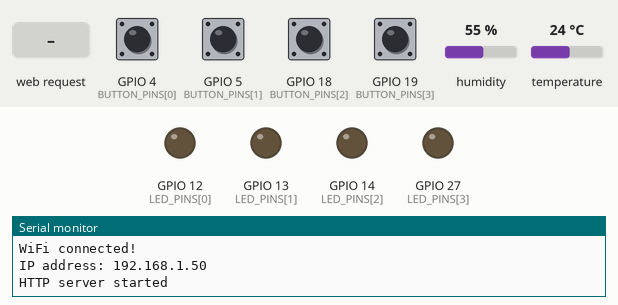
Recording of a sketch running on a simulated ESP32. On the bench: output pins drawn as LEDs (lit = HIGH), the last lines printed to the serial monitor. Inputs (shaded band) come from the test bench; at power-on: GPIO 4 (BUTTON_PINS[0]), GPIO 5 (BUTTON_PINS[1]), GPIO 18 (BUTTON_PINS[2]), GPIO 19 (BUTTON_PINS[3]) HIGH, humidity 55 %, temperature 24 °C. WiFi joins after 1.5 s; servers stay silent unless stated.

Above: at 3.3 s.
3.4 s: GPIO 4 (BUTTON_PINS[0]) pulled LOW for 0.15 s
At 4.6 s:
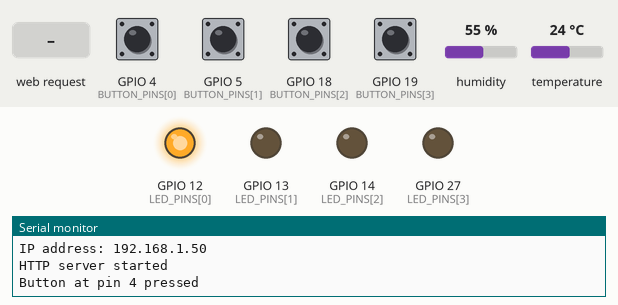
5.0 s: GPIO 5 (BUTTON_PINS[1]) pulled LOW for 0.15 s
At 6.2 s:
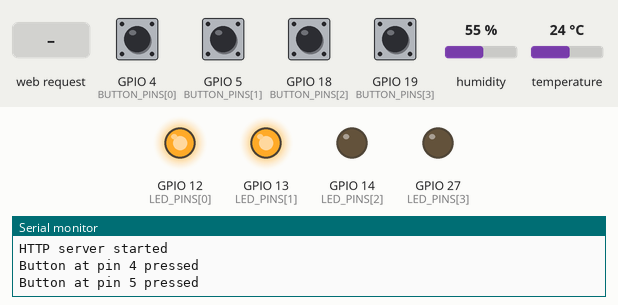
6.6 s: GPIO 18 (BUTTON_PINS[2]) pulled LOW for 0.15 s
At 7.6 s:
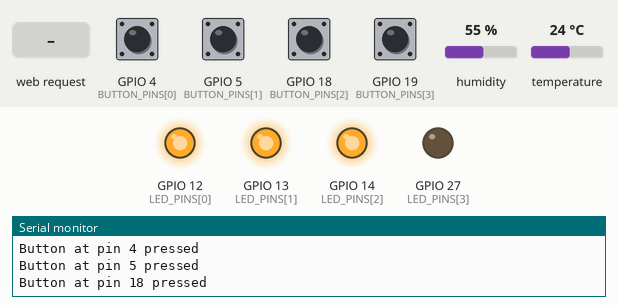
8.2 s: GPIO 19 (BUTTON_PINS[3]) pulled LOW for 0.15 s
At 8.5 s:
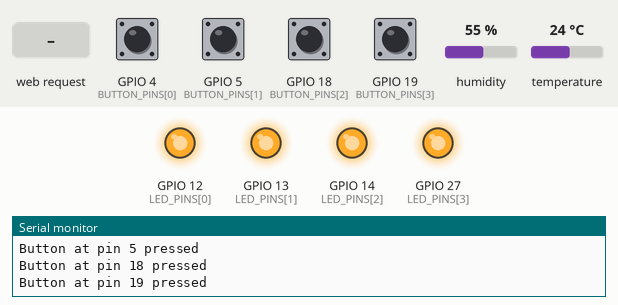
9.8 s: HTTP request GET /led1 received
At 11.0 s:
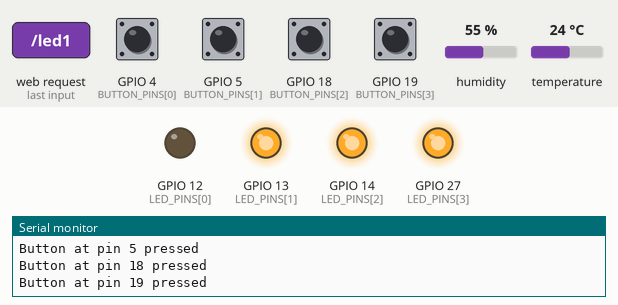
11.3 s: HTTP request GET /led2 received
At 12.3 s:
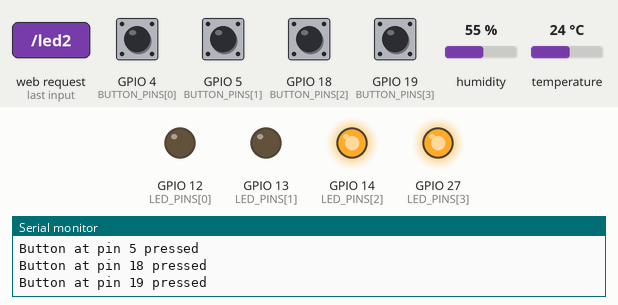
Timing chart, 0 to 13.8 s (numbered marks = the images above; inputs shaded):
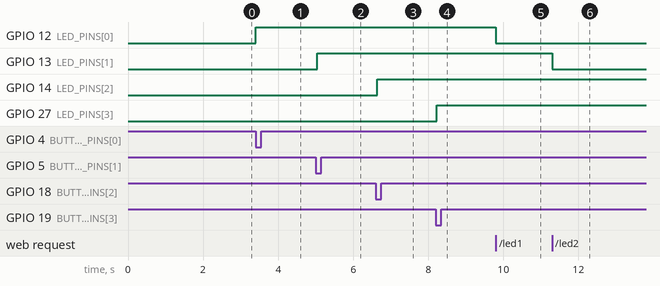

Measured:
- after the input at 3.4 s, GPIO 12 (LED_PINS[0]): LOW → HIGH at once
- after the input at 5.0 s, GPIO 13 (LED_PINS[1]): LOW → HIGH at once
- after the input at 6.6 s, GPIO 14 (LED_PINS[2]): LOW → HIGH after 0.05 s
- after the input at 8.2 s, GPIO 27 (LED_PINS[3]): LOW → HIGH at once
- after the input at 9.8 s, GPIO 12 (LED_PINS[0]): HIGH → LOW at once
- after the input at 11.3 s, GPIO 13 (LED_PINS[1]): HIGH → LOW at once

The sketch:

4LED_DHT_Wifi_Button.ino
```cpp
#include <WiFi.h>
#include <WebServer.h>
#include "DHT.h"

const char* ssid = ".?";  // Tên của mạng WiFi
const char* password = "hhhhhhhh";  // Mật khẩu WiFi

WebServer server(80);

// Cấu hình chân GPIO cho 4 đèn LED và các nút nhấn
const int NUM_BUTTONS = 4;
const int BUTTON_PINS[NUM_BUTTONS] = {4, 5, 18, 19};
const int LED_PINS[NUM_BUTTONS] = {12, 13, 14, 27};

// Các biến trạng thái
bool LEDStatus[NUM_BUTTONS] = {LOW, LOW, LOW, LOW};
boolean button_states[NUM_BUTTONS] = {HIGH, HIGH, HIGH, HIGH};
unsigned long lastDebounceTimes[NUM_BUTTONS] = {0, 0, 0, 0};
const unsigned long debounceDelay = 50;  // Thời gian trễ để chống rung nút

// Cấu hình cảm biến DHT
#define DHTPIN 15
#define DHTTYPE DHT11
DHT dht(DHTPIN, DHTTYPE);

float temperature;
float humidity;

void setup() {
  Serial.begin(115200);
  delay(100);

  // Cấu hình các chân
  for (int i = 0; i < NUM_BUTTONS; i++) {
    pinMode(BUTTON_PINS[i], INPUT_PULLUP);
    pinMode(LED_PINS[i], OUTPUT);
    digitalWrite(LED_PINS[i], LOW); // Ban đầu tắt tất cả các đèn LED
  }

  // Khởi động cảm biến DHT
  dht.begin();

  // Kết nối với Wi-Fi
  Serial.println("Connecting to WiFi...");
  WiFi.begin(ssid, password);

  while (WiFi.status() != WL_CONNECTED) {
    delay(1000);
    Serial.print(".");
  }

  Serial.println("");
  Serial.println("WiFi connected!");
  Serial.print("IP address: ");
  Serial.println(WiFi.localIP());

  // Cấu hình các URL endpoint
  server.on("/", handleRoot);
  server.on("/led1", []() { handleLED(0); });
  server.on("/led2", []() { handleLED(1); });
  server.on("/led3", []() { handleLED(2); });
  server.on("/led4", []() { handleLED(3); });
  server.on("/status", handleStatus);
  server.onNotFound(handleNotFound);

  server.begin();
  Serial.println("HTTP server started");
}

void loop() {
  server.handleClient();

  // Kiểm tra trạng thái các nút nhấn và cập nhật LED tương ứng
  for (int i = 0; i < NUM_BUTTONS; i++) {
    handleButton(i);
    digitalWrite(LED_PINS[i], LEDStatus[i] ? HIGH : LOW);
  }
}

void handleRoot() {
  server.send(200, "text/html", SendHTML());
}

void handleLED(int index) {
  LEDStatus[index] = !LEDStatus[index];  // Chuyển đổi trạng thái của LED chỉ định
  digitalWrite(LED_PINS[index], LEDStatus[index] ? HIGH : LOW); // Cập nhật trạng thái LED
  server.send(200, "text/html", SendHTML());
}

void handleStatus() {
  // Đọc dữ liệu từ cảm biến DHT
  temperature = dht.readTemperature();
  humidity = dht.readHumidity();

  // Kiểm tra xem dữ liệu đọc từ cảm biến có hợp lệ không
  if (isnan(temperature) || isnan(humidity)) {
    server.send(500, "text/plain", "Failed to read from DHT sensor!");
    return;
  }

  // Tạo HTML để trả về trạng thái LED và thông tin cảm biến
  String statusHTML = "<div class=\"container\">\n";

  // Khối điều khiển LED (2 cái 1 hàng)
  statusHTML += "<div class=\"led-controls\">\n";
  statusHTML += "<div class=\"led-row\">\n";
  statusHTML += "<div class=\"led\">\n";
  statusHTML += "<p>Living Room: " + String(LEDStatus[0] ? "ON" : "OFF") + "</p>\n";
  statusHTML += "<a class=\"button " + String(LEDStatus[0] ? "button-off" : "button-on") + "\" href=\"/led1\">" + String(LEDStatus[0] ? "OFF" : "ON") + "</a>\n";
  statusHTML += "</div>\n";

  statusHTML += "<div class=\"led\">\n";
  statusHTML += "<p>Dining Room: " + String(LEDStatus[1] ? "ON" : "OFF") + "</p>\n";
  statusHTML += "<a class=\"button " + String(LEDStatus[1] ? "button-off" : "button-on") + "\" href=\"/led2\">" + String(LEDStatus[1] ? "OFF" : "ON") + "</a>\n";
  statusHTML += "</div>\n";
  statusHTML += "</div>\n";

  statusHTML += "<div class=\"led-row\">\n";
  statusHTML += "<div class=\"led\">\n";
  statusHTML += "<p>Bedroom 1: " + String(LEDStatus[2] ? "ON" : "OFF") + "</p>\n";
  statusHTML += "<a class=\"button " + String(LEDStatus[2] ? "button-off" : "button-on") + "\" href=\"/led3\">" + String(LEDStatus[2] ? "OFF" : "ON") + "</a>\n";
  statusHTML += "</div>\n";

  statusHTML += "<div class=\"led\">\n";
  statusHTML += "<p>Bedroom 2: " + String(LEDStatus[3] ? "ON" : "OFF") + "</p>\n";
  statusHTML += "<a class=\"button " + String(LEDStatus[3] ? "button-off" : "button-on") + "\" href=\"/led4\">" + String(LEDStatus[3] ? "OFF" : "ON") + "</a>\n";
  statusHTML += "</div>\n";
  statusHTML += "</div>\n";

  statusHTML += "</div>\n";

  // Khối thông tin cảm biến
  statusHTML += "<div class=\"sensor-info\">\n";
  statusHTML += "<div class=\"sensor-row\">\n";
  statusHTML += "<div class=\"temperature-data\">\n";
  statusHTML += "<p class=\"temperature\">Temperature: " + String(temperature) + "&deg;C</p>\n";
  statusHTML += "</div>\n";

  statusHTML += "<div class=\"humidity-data\">\n";
  statusHTML += "<p class=\"humidity\">Humidity: " + String(humidity) + "%</p>\n";
  statusHTML += "</div>\n";
  statusHTML += "</div>\n";
  statusHTML += "</div>\n";

  statusHTML += "</div>\n"; // Đóng khối chứa các nút và dữ liệu cảm biến
  server.send(200, "text/html", statusHTML);
}

void handleNotFound() {
  server.send(404, "text/plain", "404: Not Found");
}

void handleButton(int index) {
  int buttonPin = BUTTON_PINS[index];
  int ledPin = LED_PINS[index];

  // Đọc trạng thái của nút nhấn
  boolean currentButtonState = digitalRead(buttonPin);

  // Kiểm tra thời gian hiện tại
  unsigned long currentTime = millis();

  // Nếu thời gian hiện tại vượt quá thời gian debounce
  if ((currentTime - lastDebounceTimes[index]) > debounceDelay) {
    // Nếu nút nhấn đang được nhấn (trạng thái LOW)
    if (currentButtonState == LOW) {
      // Nếu trạng thái nút nhấn trước đó là HIGH (tức là vừa nhấn nút)
      if (button_states[index] == HIGH) {
        // Chuyển đổi trạng thái của LED
        LEDStatus[index] = !LEDStatus[index];
        digitalWrite(ledPin, LEDStatus[index] ? HIGH : LOW);
        // In ra thông báo nút nhấn đã được nhấn
        Serial.print("Button at pin ");
        Serial.print(buttonPin);
        Serial.println(" pressed");

        // Cập nhật trạng thái nút nhấn thành LOW
        button_states[index] = LOW;

        // Cập nhật trạng thái LED mới
        handleStatus();
      }
    } else {
      // Nếu nút nhấn không được nhấn, cập nhật trạng thái nút nhấn thành HIGH
      button_states[index] = HIGH;
    }
    // Cập nhật thời gian cuối cùng
    lastDebounceTimes[index] = currentTime;
  }
}

String SendHTML() {
  String html = "<!DOCTYPE html> <html>\n";
  html += "<head><meta name=\"viewport\" content=\"width=device-width, initial-scale=1.0, user-scalable=no\">\n";
  html += "<title>ESP32 Weather Report</title>\n";
  html += "<style>\n";
  html += "    html { font-family: 'Open Sans', sans-serif; text-align: center; color: #333; margin: 0; padding: 0; }\n";
  html += "    body { margin-top: 50px; padding: 0; }\n";
  html += "    h1 { margin: 50px auto 30px; font-size: 36px; }\n";
  html += "    .container { display: flex; justify-content: space-between; padding: 20px; }\n";
  html += "    .led-controls, .sensor-info { flex: 1; padding: 10px; }\n";
  html += "    .led-controls { background-color: #f5f5f5; border-right: 2px solid #ddd; }\n";
  html += "    .sensor-info { background-color: #e0f7fa; }\n";
  html += "    .led-row { display: flex; justify-content: space-around; margin-bottom: 10px; }\n";
  html += "    .led { margin: 10px; }\n";
  html += "    .button { background-color: #3498db; color: white; padding: 13px 30px; font-size: 20px; border-radius: 4px; text-decoration: none; }\n";
  html += "    .button-on { background-color: #3498db; }\n";
  html += "    .button-on:active { background-color: #2980b9; }\n";
  html += "    .button-off { background-color: #34495e; }\n";
  html += "    .button-off:active { background-color: #2c3e50; }\n";
  html += "    .sensor-row { display: flex; justify-content: center; gap: 20px; }\n";
  html += "    .temperature-data, .humidity-data { padding: 10px; }\n";
  html += "    .temperature { font-size: 36px; font-weight: 300; color: #f39c12; }\n";
  html += "    .humidity { font-size: 36px; font-weight: 300; color: #3498db; }\n";
  html += "</style>\n";
  html += "<script>\n";
  html += "function updateStatus() {\n";
  html += "  fetch('/status')\n";
  html += "    .then(response => response.text())\n";
  html += "    .then(html => {\n";
  html += "      document.getElementById('status').innerHTML = html;\n";
  html += "    });\n";
  html += "}\n";
  html += "window.onload = updateStatus; // Cập nhật trạng thái ngay khi tải trang\n";
  html += "setInterval(updateStatus, 1000); // Cập nhật trạng thái mỗi 1 giây\n";
  html += "</script>\n";
  html += "</head>\n";
  html += "<body>\n";
  html += "<h1>ESP32 Web Server</h1>\n";
  html += "<div id=\"status\">\n";
  html += "</div>\n";
  html += "</body>\n";
  html += "</html>\n";
  return html;
}
```
